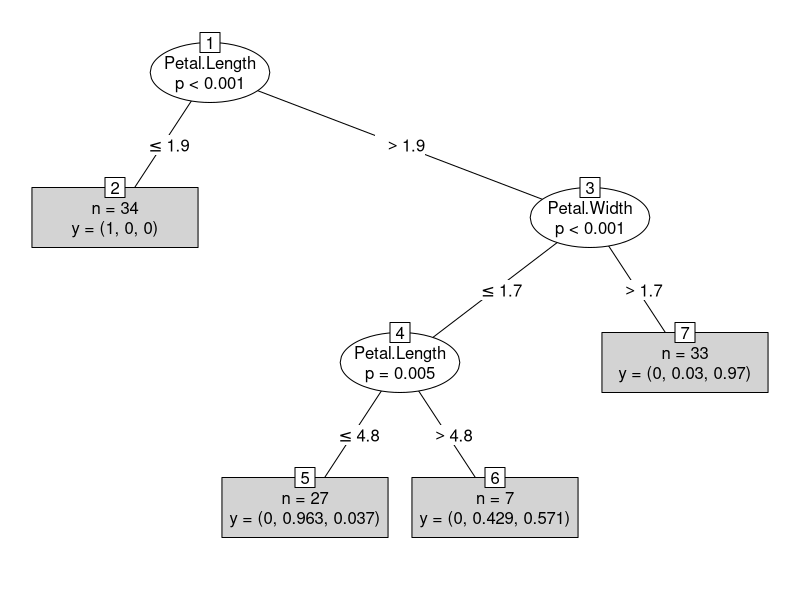
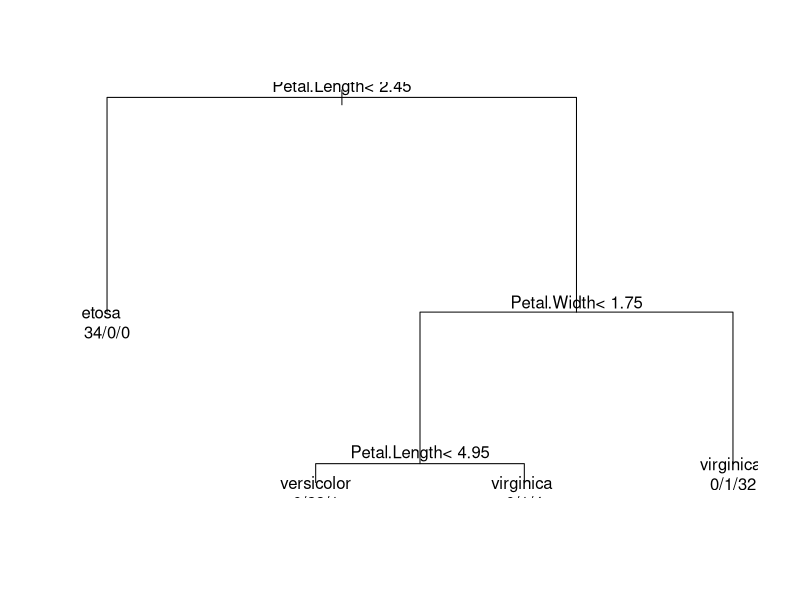
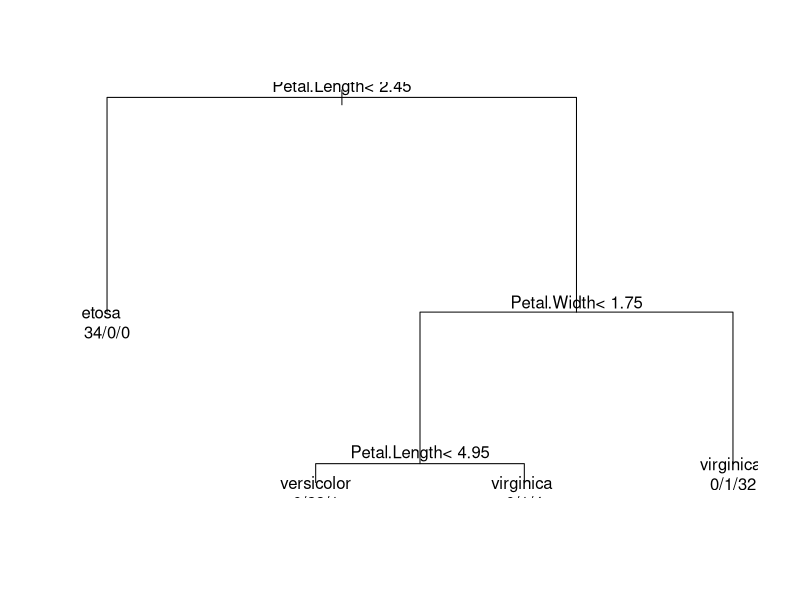
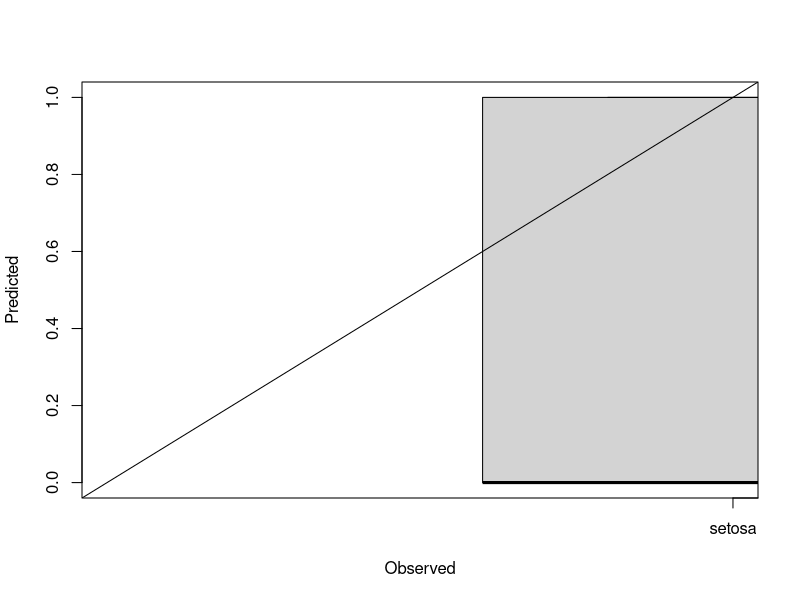

Generate these figures, in order, with R:
#
#The program you are about to use is one of my learning files as an R-Student
# Please enjoy 
#
#
# Decision tree
library(party)
library(rpart)

set.seed(101)
# Spliting the data into train and test set
ind=sample(2, nrow(iris), replace=TRUE, prob=c(0.7, 0.3))
trainData=iris[ind==1,]
testData=iris[ind==2,]
myFormula=Species~Sepal.Length + Sepal.Width +Petal.Length + Petal.Width
#Decision tree implementation
iris_ctree=ctree(myFormula, data=trainData)
iris_ctree
# To print the results
table(predict(iris_ctree), trainData$Species)
# To make a simple plot of the decision tree
plot(iris_ctree,type="simple")
# Testting the Algorithm.
testPred=predict(iris_ctree, newdata = testData)
table(testPred, testData$Species)
# A slight look at Recursive Partitioning and Regression Trees with pruning
iris_rpart= rpart(myFormula, data = trainData,control = rpart.control(minsplit = 10))
print(iris_rpart)
plot(iris_rpart)
text(iris_rpart, use.n=T)
opt=which.min(iris_rpart$cptable[,"xerror"])
cp=iris_rpart$cptable[opt, "CP"]
iris_prune= prune(iris_rpart, cp = cp)
print(iris_prune)
plot(iris_prune)
text(iris_prune, use.n=T)
DEXiris_pred=predict(iris_prune, newdata=testData)
xlim= range(DEXiris_pred)
plot(DEXiris_pred~Species, data=testData, xlab="Observed",
     ylab="Predicted", ylim=xlim, xlim=xlim)
abline(a=0, b=1)
